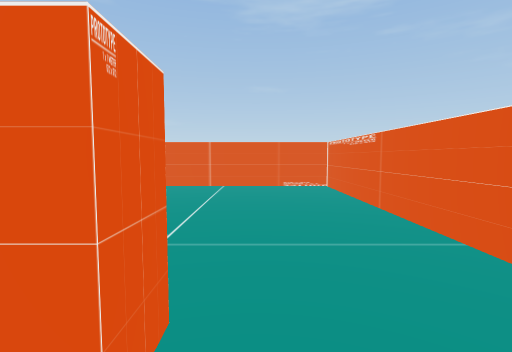
view 1 (above)

14 first-person views from a walk through a Unity game level. The camera is 1.4 m above the floor, tilts 4° down and sees 85° across. The floor is counted in squares, 1 m on a side. Each view is taken from the middle of a square. On the plan, view 1 faces up. The plan holds only what a view shows up to about 14 squares ahead; the rest is blank. The place goes on beyond the plan.

view 2
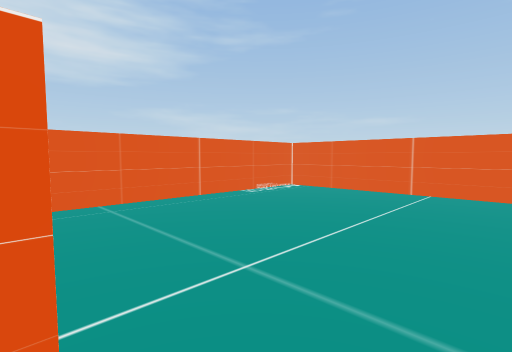

view 3
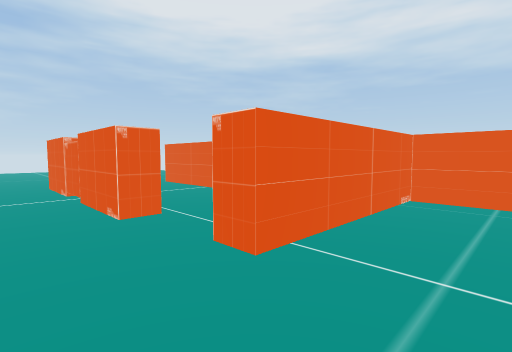

view 4
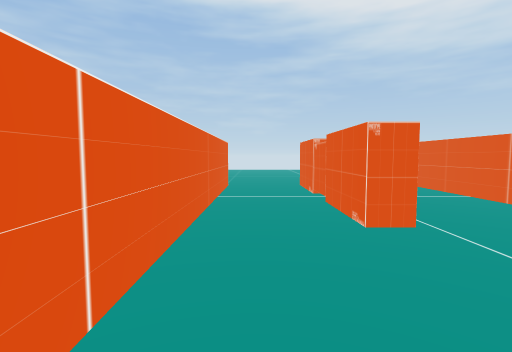

view 5
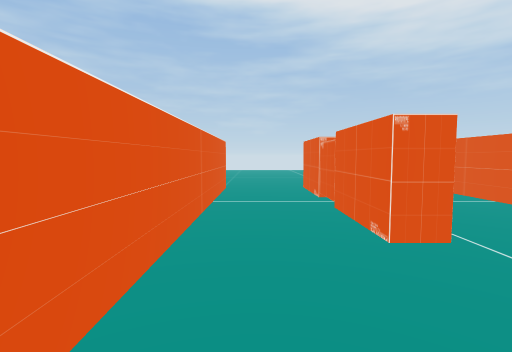

view 6
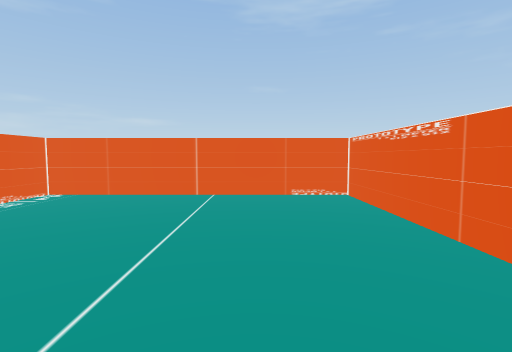

view 7
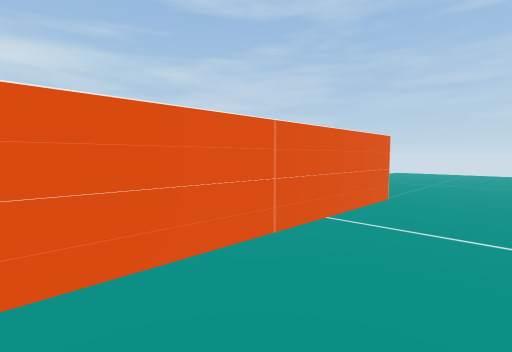

view 8
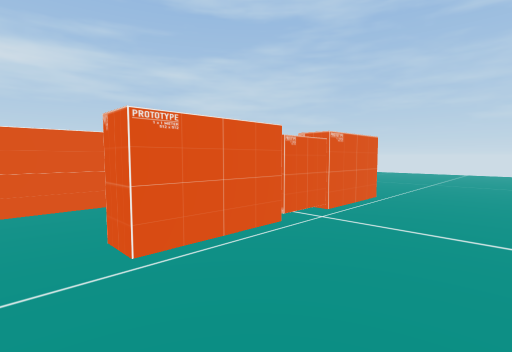

view 9
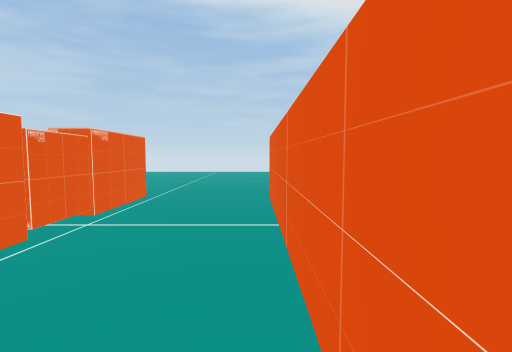

view 10
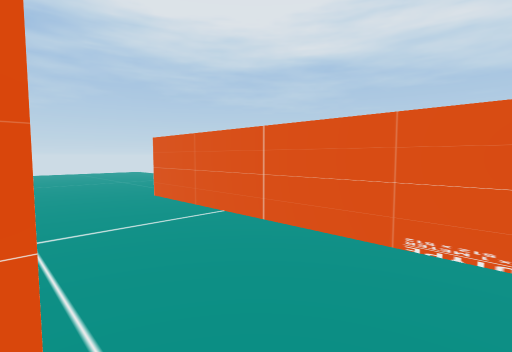

view 11
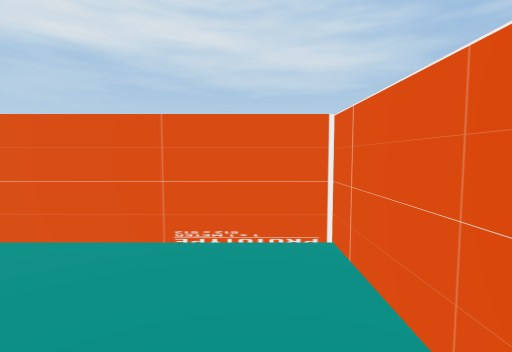

view 12
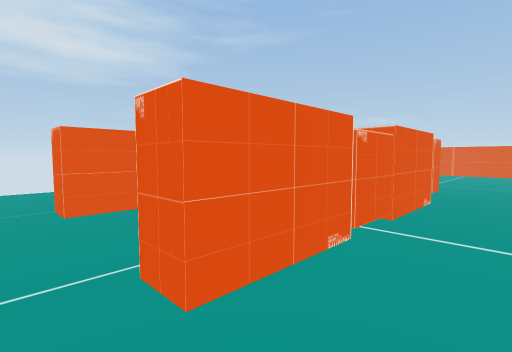

view 13
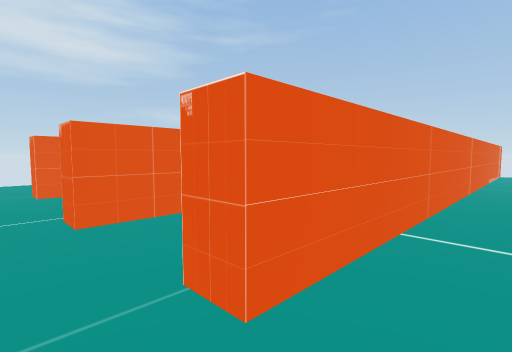

view 14
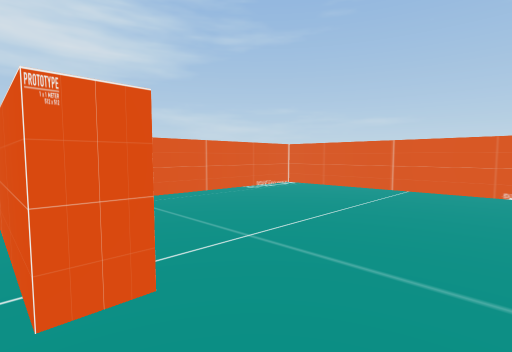

### Floor plan
Points are (right, up) in squares from view 1. A wall is a line through its corners. A room is listed if a view was taken in it or the views show most of it. See-through windows are left out.
Room 1 (views 1, 2, 3, 4, 5, 6, 7, 12, 14)
walls: (-0.2, -1.4) (-0.2, -9.7); (3.3, -9.5) (3.3, 13.2) (-7.6, 13.2) (-7.6, 2.3) (-0.7, 2.3) (-0.7, 1.3)
ways out: opening at (-1, -0.5) to room 2; opening at (-0.5, -10.5) to room 2; opening at (3.5, -10.5) to room 3
Room 2 (views 8, 9, 10, 11)
walls: (-0.2, -9.7) (-1.2, -9.7) (-1.2, -1.4) (-0.2, -1.4); (-0.7, 1.3) (-5.5, 1.3) (-5.5, -9.7) (-6.5, -9.7)
ways out: opening at (-1, -0.5) to room 1; opening at (-0.5, -10.5) to room 1; opening at (-6, -10.5)
Room 3 (view 13)
walls: (4.3, 7.2) (4.3, -9.5) (3.3, -9.5)
ways out: opening at (3.5, -10.5) to room 1

Where each view was taken, in squares from view 1:
view 1: 0 up, 0 right, facing up
view 2: 2 up, 1 right, facing up-left
view 3: 5 up, 2 right, facing down-left
view 4: 4 up, 2 right, facing down
view 5: 3 up, 2 right, facing down
view 6: 3 up, 0 right, facing up
view 7: 0 up, 0 right, facing down-right
view 8: 0 up, 5 left, facing down-right
view 9: 0 up, 5 left, facing down
view 10: 0 up, 1 left, facing down-left
view 11: 0 up, 1 left, facing left
view 12: 11 down, 2 right, facing up-left
view 13: 11 down, 6 right, facing up-left
view 14: 1 up, 2 right, facing up-left
